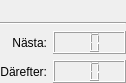
<?xml version="1.0" encoding="UTF-8"?>
<ui version="4.0">
 <class>SingleDepartureWidget</class>
 <widget class="QWidget" name="SingleDepartureWidget">
  <property name="geometry">
   <rect>
    <x>0</x>
    <y>0</y>
    <width>126</width>
    <height>83</height>
   </rect>
  </property>
  <property name="windowTitle">
   <string>Form</string>
  </property>
  <layout class="QVBoxLayout" name="verticalLayout">
   <property name="leftMargin">
    <number>0</number>
   </property>
   <property name="topMargin">
    <number>0</number>
   </property>
   <property name="rightMargin">
    <number>0</number>
   </property>
   <property name="bottomMargin">
    <number>0</number>
   </property>
   <item>
    <widget class="QLabel" name="stop">
     <property name="text">
      <string/>
     </property>
    </widget>
   </item>
   <item>
    <widget class="Line" name="line">
     <property name="orientation">
      <enum>Qt::Horizontal</enum>
     </property>
    </widget>
   </item>
   <item>
    <layout class="QFormLayout" name="formLayout">
     <property name="labelAlignment">
      <set>Qt::AlignRight|Qt::AlignTrailing|Qt::AlignVCenter</set>
     </property>
     <property name="formAlignment">
      <set>Qt::AlignRight|Qt::AlignTop|Qt::AlignTrailing</set>
     </property>
     <item row="0" column="0">
      <widget class="QLabel" name="label_2">
       <property name="sizePolicy">
        <sizepolicy hsizetype="MinimumExpanding" vsizetype="Preferred">
         <horstretch>0</horstretch>
         <verstretch>0</verstretch>
        </sizepolicy>
       </property>
       <property name="text">
        <string>Nästa:</string>
       </property>
       <property name="alignment">
        <set>Qt::AlignRight|Qt::AlignTrailing|Qt::AlignVCenter</set>
       </property>
      </widget>
     </item>
     <item row="0" column="1">
      <widget class="QLCDNumber" name="next">
       <property name="digitCount">
        <number>2</number>
       </property>
      </widget>
     </item>
     <item row="1" column="0">
      <widget class="QLabel" name="label_4">
       <property name="sizePolicy">
        <sizepolicy hsizetype="MinimumExpanding" vsizetype="Preferred">
         <horstretch>0</horstretch>
         <verstretch>0</verstretch>
        </sizepolicy>
       </property>
       <property name="text">
        <string>Därefter:</string>
       </property>
       <property name="alignment">
        <set>Qt::AlignRight|Qt::AlignTrailing|Qt::AlignVCenter</set>
       </property>
      </widget>
     </item>
     <item row="1" column="1">
      <widget class="QLCDNumber" name="thereafter">
       <property name="digitCount">
        <number>2</number>
       </property>
      </widget>
     </item>
    </layout>
   </item>
  </layout>
 </widget>
 <resources/>
 <connections/>
</ui>
